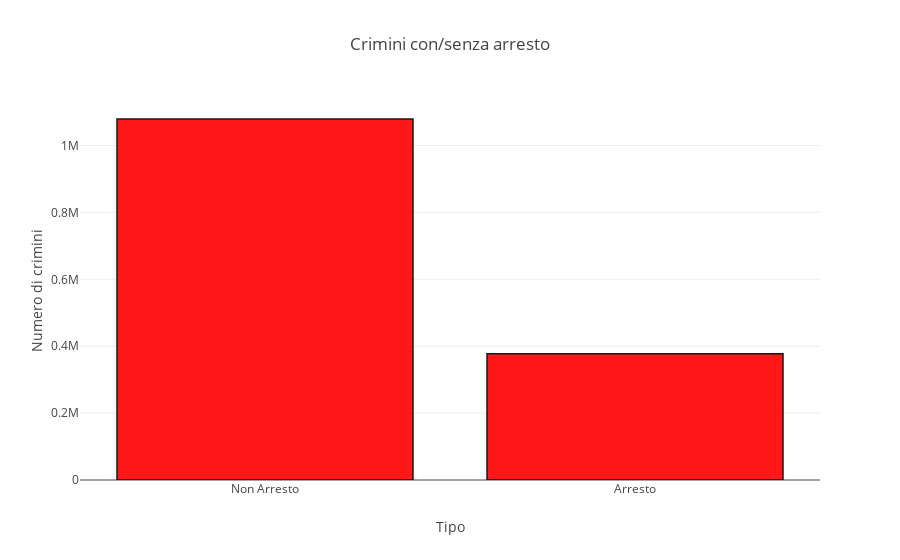
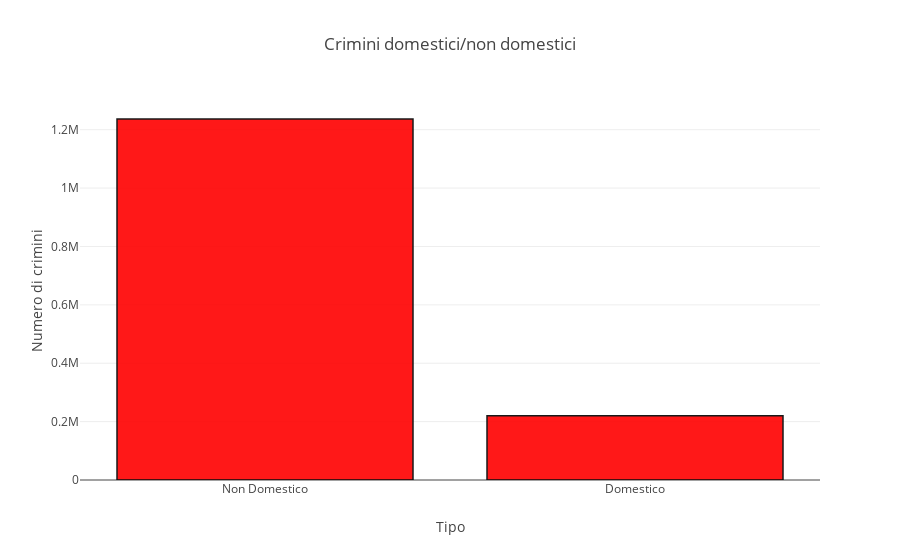

The cell these charts' notebook holds for them, in order:
### Code cell
#% Crimini con arresto
arresti = df['Arrest'].values
numero_arresti = len(arresti[arresti == True])
numero_non_arresti = len(arresti[arresti == False])

domestici = df['Domestic'].values
numero_domestici = len(domestici[domestici == True])
numero_non_domestici = len(domestici[domestici == False])


trace1 = go.Bar(
    x = ["Non Arresto","Arresto"],
    y = [numero_non_arresti,numero_arresti],
    textposition='auto',
    marker=dict(
        color='rgb(255,0,0)',
        line=dict(
            color='rgb(0,0,0)',
            width=1.5),
        ),
    opacity=0.9
)

trace2 = go.Bar(
    x = ["Non Domestico","Domestico"],
    y = [numero_non_domestici,numero_domestici],
    textposition='auto',
    marker=dict(
        color='rgb(255,0,0)',
        line=dict(
            color='rgb(0,0,0)',
            width=1.5),
        ),
    opacity=0.9
)


layout1 = go.Layout(title="Crimini con/senza arresto ",
                   xaxis=dict(title='Tipo'),
                   yaxis=dict(title='Numero di crimini'))
layout2 = go.Layout(title="Crimini domestici/non domestici",
                   xaxis=dict(title='Tipo'),
                   yaxis=dict(title='Numero di crimini'))

fig1 = go.Figure(data = [trace1], layout = layout1)
fig2 = go.Figure(data = [trace2], layout = layout2)
py.iplot(fig1)
py.iplot(fig2)





#% Crimini domestici
#domestici = df['']

### Figure 1 — Plotly figure (JSON) as saved in the notebook; plotly's stock layout.template omitted (floating-point values rounded to 4 significant figures)
{"data": [{"marker": {"color": "rgb(255,0,0)", "line": {"color": "rgb(0,0,0)", "width": 1.5}}, "opacity": 0.9, "textposition": "auto", "type": "bar", "uid": "06a5f154-fedb-11e8-badc-74dfbf94ab14", "x": ["Non Arresto", "Arresto"], "y": [1079242, 377472]}], "layout": {"title": "Crimini con/senza arresto ", "xaxis": {"title": "Tipo"}, "yaxis": {"title": "Numero di crimini"}}}

### Figure 2 — Plotly figure (JSON) as saved in the notebook; plotly's stock layout.template omitted (floating-point values rounded to 4 significant figures)
{"data": [{"marker": {"color": "rgb(255,0,0)", "line": {"color": "rgb(0,0,0)", "width": 1.5}}, "opacity": 0.9, "textposition": "auto", "type": "bar", "uid": "06a9f828-fedb-11e8-9400-74dfbf94ab14", "x": ["Non Domestico", "Domestico"], "y": [1236660, 220054]}], "layout": {"title": "Crimini domestici/non domestici", "xaxis": {"title": "Tipo"}, "yaxis": {"title": "Numero di crimini"}}}
